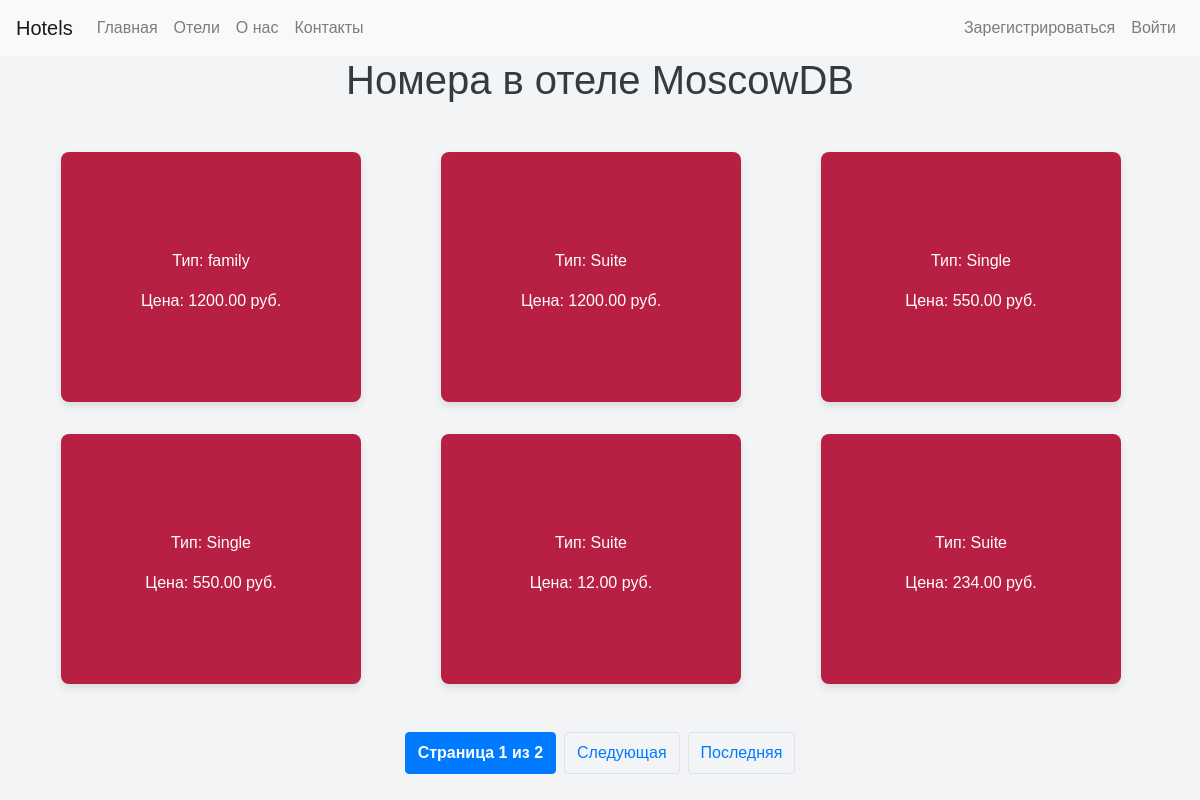
Screenshot of /hotels/1/ with the database file from the repository.
### hotels/models.py (models this page shows)
class Hotel(models.Model):
    name = models.CharField(max_length=15, unique=True)
    owner = models.ForeignKey(User, on_delete=models.CASCADE, related_name="owner_hotels")
    address = models.CharField(max_length=255, blank=True)
    description = models.TextField(blank=True)
    favorites = models.ManyToManyField(User, related_name="favorite_hotels", blank=True)

class Room(models.Model):
    SINGLE = 'Single'
    DOUBLE = 'Double'
    SUITE = 'Suite'
    FAMILY = 'Family'
    ROOM_TYPE_CHOICES = [
        (SINGLE, 'Одноместный'),
        (DOUBLE, 'Двухместный'),
        (SUITE, 'Люкс'),
        (FAMILY, 'Семейный'),
    ]
    hotel = models.ForeignKey(Hotel, on_delete=models.CASCADE, related_name='room_hotels')
    type = models.CharField(max_length=15, choices=ROOM_TYPE_CHOICES, default=SINGLE)
    price = models.DecimalField(max_digits=7, decimal_places=2)

### hotels/views.py (the view)
# urls.py: path('hotels/<int:hotel_id>/', views.hotel_rooms, name='hotel_rooms'),
def hotel_rooms(request, hotel_id):
    hotel = get_object_or_404(Hotel, id=hotel_id)
    rooms = Room.objects.filter(hotel=hotel).order_by('id')
    paginator = Paginator(rooms, 6)
    page_number = request.GET.get('page')
    page_obj = paginator.get_page(page_number)
    return render(request, 'hotel/rooms.html', {'hotel': hotel,'page_obj': page_obj})

### hotels/templates/hotel/rooms.html (shortened to what this page needs)
{% extends "base.html" %}
{% load static %}
{% block extra_css %}
    <link rel="stylesheet" href="{% static 'css/rooms.css' %}">
{% endblock %}
{% block content %}
<h1>Номера в отеле {{ hotel.name }}</h1>
<div class="row">
    {% for room in page_obj %}
        <div class="col-md-4">
            <div class="flip-card-container">
                <div class="flip-card">
                    <div class="flip-card-front">
                        <p class="card-text">Тип: {{ room.type }}</p>
                        <p class="card-text">Цена: {{ room.price }} руб.</p>
                    </div>
                    <div class="flip-card-back">
                        <a href="{% url 'rooms_detail' room.id %}" class="btn btn-primary">Перейти</a>
                    </div>
                </div>
            </div>
        </div>
    {% empty %}
        <p>Нет доступных номеров.</p>
    {% endfor %}
</div>
<div class="pagination">
    <span class="step-links">
        <span class="current">
            Страница {{ page_obj.number }} из {{ page_obj.paginator.num_pages }}
        </span>
        {% if page_obj.has_next %}
            <a href="?page={{ page_obj.next_page_number }}">Следующая</a>
            <a href="?page={{ page_obj.paginator.num_pages }}">Последняя</a>
        {% endif %}
    </span>
</div>
{% endblock %}

### hotels/static/css/rooms.css (style rules this page uses)
body { background-color: #f3f4f6; font-family: Arial, sans-serif; }
h1 { text-align: center; margin-bottom: 2rem; color: #343a40; }
.row { display: flex; flex-wrap: wrap; justify-content: center; }
.flip-card-container { perspective: 1000px; width: 100%; max-width: 300px; margin: 1rem; }
.flip-card { width: 100%; height: 250px; position: relative; transform-style: preserve-3d; transition: transform 0.5s ease; }
.flip-card-front, .flip-card-back { position: absolute; width: 100%; height: 100%; border-radius: 0.5rem; box-shadow: 0 4px 8px rgba(0, 0, 0, 0.1); backface-visibility: hidden; display: flex; flex-direction: column; justify-content: center; align-items: center; padding: 1rem; }
.flip-card-front { background-color: #b82043; color: #ffffff; }
.flip-card-back { background-color: #007bff; color: #ffffff; transform: rotateY(180deg); }
.card-text { font-size: 1rem; }
.btn { width: 100%; margin-top: 0.5rem; color: #ffffff; }
.btn-primary { background-color: #0056b3; }
.pagination { display: flex; justify-content: center; align-items: center; margin-top: 2rem; font-size: 1rem; color: #343a40; }
.pagination .step-links { display: flex; gap: 0.5rem; }
.pagination a { color: #007bff; text-decoration: none; padding: 0.5rem 0.75rem; border: 1px solid #dee2e6; border-radius: 0.25rem; transition: background-color 0.3s, color 0.3s; }
.pagination .current { padding: 0.5rem 0.75rem; background-color: #007bff; color: #ffffff; border-radius: 0.25rem; border: 1px solid #007bff; font-weight: bold; }

### rows the page displays
Hotel: name "MoscowDB"
Room: type "family", price "1200.00"
Room: type "Suite", price "1200.00"
Room: type "Single", price "550.00"
Room: type "Single", price "550.00"
Room: type "Suite", price "12.00"
Room: type "Suite", price "234.00"

### other values shown
{{ page_obj.number }} "1"
{{ page_obj.paginator.num_pages }} "2"
